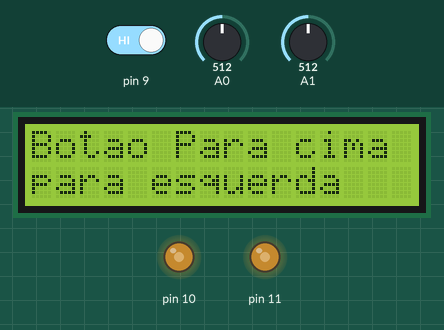
Recording of a sketch running on a simulated Arduino Uno, built with avr-gcc and run on an emulated ATmega328P. Parts: 16×2 character LCD, output pins drawn as LEDs (lit = HIGH). The test bench sets the inputs (shaded band); at power-on: A1 = 512, A0 = 512, pin 9 HIGH. What the sketch prints to the serial monitor is not drawn.

Above: at 1.2 s.
1.3 s: A1 set to 716
At 2.0 s:
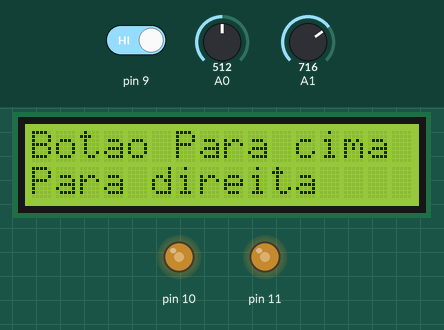
3.7 s: A0 set to 122
At 4.2 s:
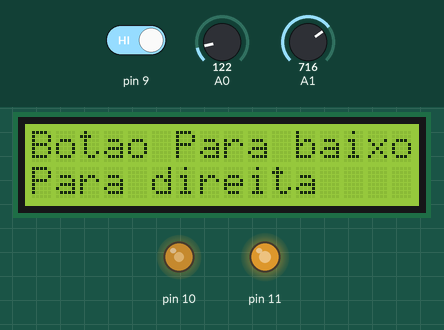
6.3 s: A1 set to 511
At 6.8 s:
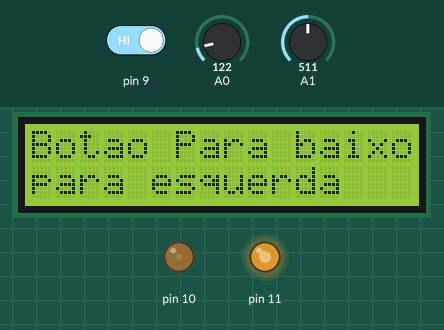
9.0 s: pin 9 driven LOW
At 9.5 s:
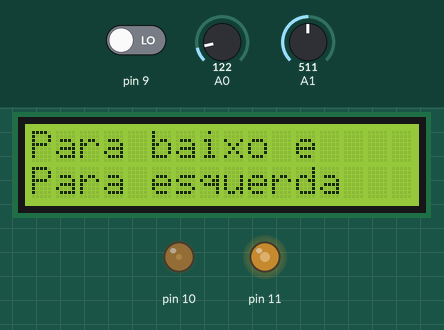
12.1 s: A0 set to 519
At 12.7 s:
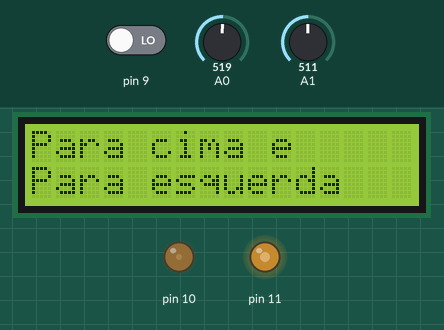
14.8 s: A1 set to 900
At 15.3 s:
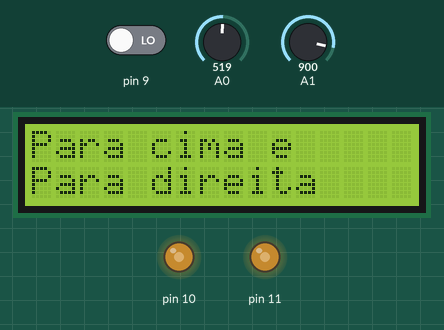
Timing chart, 0 to 17.8 s (numbered marks = the images above; inputs shaded):
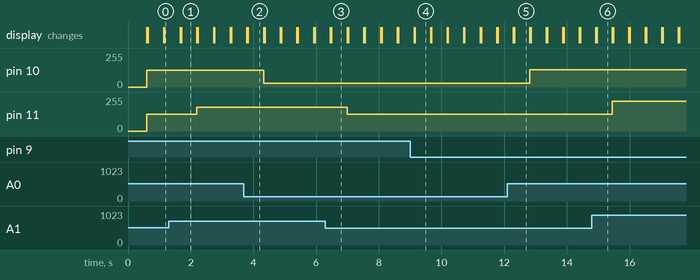

Measured:
- after the input at 1.3 s, pin 11: 127/255 → 178/255 after 0.90 s; the display: first differs from a run without the input after 0.39 s (image 1)
- after the input at 3.7 s, pin 10: 127/255 → 30/255 after 0.63 s; the display: first differs from a run without the input after 0.12 s (image 2)
- after the input at 6.3 s, pin 11: 178/255 → 127/255 after 0.69 s; the display: first differs from a run without the input after 0.19 s (image 3)
- after the input at 9.0 s, the display: first differs from a run without the input after 0.15 s (image 4)
- after the input at 12.1 s, pin 10: 30/255 → 129/255 after 0.72 s; the display: first differs from a run without the input after 0.22 s (image 5)
- after the input at 14.8 s, pin 11: 127/255 → 224/255 after 0.66 s; the display: first differs from a run without the input after 0.15 s (image 6)
- what the display in image 1 shows lasts 0.5 s, from 1.7 s to 2.2 s

The sketch:

JOYSTICK_LCDI2C_LED.ino
```cpp
#include <Wire.h>
#include <LiquidCrystal_I2C.h>

#define endereco  0x3F
#define colunas   16
#define linhas    2

LiquidCrystal_I2C lcd(endereco, colunas, linhas);

int botao = 0;
int poten1 = 0;
int poten2 = 0;
int digitalInput=0;
float LED1 = 0;
float LED2 = 0;

void setup()
{
  pinMode(A0, INPUT);
  pinMode(A1, INPUT);
  pinMode(9, INPUT);
  pinMode(10, OUTPUT);
  pinMode(11, OUTPUT);
  Serial.begin(9600);
  lcd.init(); // INICIA A COMUNICAÇÃO COM O DISPLAY
  lcd.backlight(); // LIGA A ILUMINAÇÃO DO DISPLAY
  lcd.clear(); // LIMPA O DISPLAY
}

void loop()
{
  poten1 = analogRead(A0);
  poten2 = analogRead(A1);
  botao = digitalRead(9);


  if (poten1 == 509 && poten2 == 515 && botao == LOW)
  {
    lcd.setCursor(0,0);
    lcd.print("CENTRO");
    lcd.clear();
    LED1 = poten1/4.01567;
    LED2 = poten2/4.01567;
    analogWrite(10, LED1);
    analogWrite(11, LED2);
  }
  else if (poten1 == 509 && poten2 == 515 && botao == HIGH)
  {
    lcd.setCursor(0,0);
    lcd.print("CENTRO");
    lcd.setCursor(0,1);
    lcd.print("BOTAO PRESS");
    lcd.clear();
    LED1 = poten1/4.01567;
    LED2 = poten2/4.01567;
    analogWrite(10, LED1);
    analogWrite(11, LED2);
  }
  else if(poten1 > 509 && poten2 > 515 && botao == LOW)
  {
    lcd.setCursor(0,0);
    lcd.print("Para cima e");
    lcd.setCursor(0,1);
    lcd.print("Para direita");
    Serial.println("Para cima e para direita");
    delay(500);
    lcd.clear();
    LED1 = poten1/4.01567;
    LED2 = poten2/4.01567;
    analogWrite(10, LED1);
    analogWrite(11, LED2);
  }
  else if(poten1 > 509 && poten2 < 515 && botao == LOW)
  {
    lcd.setCursor(0,0);
    lcd.print("Para cima e");
    lcd.setCursor(0,1);
    lcd.print("Para esquerda");
    Serial.println("Para cima e para esquerda");
    delay(500);
    lcd.clear();
    LED1 = poten1/4.01567;
    LED2 = poten2/4.01567;
    analogWrite(10, LED1);
    analogWrite(11, LED2);
  }
  else if(poten1 < 509 && poten2 < 515 && botao == LOW)
  {
    lcd.setCursor(0,0);
    lcd.print("Para baixo e");
    lcd.setCursor(0,1);
    lcd.print("Para esquerda");
    Serial.println("Para baixo e para esquerda");
    delay(500);
    lcd.clear();
    LED1 = poten1/4.01567;
    LED2 = poten2/4.01567;
    analogWrite(10, LED1);
    analogWrite(11, LED2);
  }
  else if(poten1 < 509 && poten2 > 515 && botao == LOW)
  {
    lcd.setCursor(0,0);
    lcd.print("Para baixo e");
    lcd.setCursor(0,1);
    lcd.print("Para direita");
    Serial.println("Para baixo e para direita");
    delay(500);
    lcd.clear();
    LED1 = poten1/4.01567;
    LED2 = poten2/4.01567;
    analogWrite(10, LED1);
    analogWrite(11, LED2);
  }
  else if(poten1 > 509 && poten2 > 515 && botao == HIGH)
  {
    lcd.setCursor(0,0);
    lcd.print("Botao Para cima e");
    lcd.setCursor(0,1);
    lcd.print("Para direita");
    Serial.println("Para cima e para direita");
    delay(500);
    lcd.clear();
    LED1 = poten1/4.01567;
    LED2 = poten2/4.01567;
    analogWrite(10, LED1);
    analogWrite(11, LED2);
  }
  else if(poten1 > 509 && poten2 < 515 && botao == HIGH)
  {
    lcd.setCursor(0,0);
    lcd.print("Botao Para cima e");
    lcd.setCursor(0,1);
    lcd.print("para esquerda");
    Serial.println("Para cima e para esquerda");
    delay(500);
    lcd.clear();
    LED1 = poten1/4.01567;
    LED2 = poten2/4.01567;
    analogWrite(10, LED1);
    analogWrite(11, LED2);
  }
  else if(poten1 < 509 && poten2 < 515 && botao == HIGH)
  {
    lcd.setCursor(0,0);
    lcd.print("Botao Para baixo e");
    lcd.setCursor(0,1);
    lcd.print("para esquerda");
    Serial.println("Para baixo e para esquerda");
    delay(500);
    lcd.clear();
    LED1 = poten1/4.01567;
    LED2 = poten2/4.01567;
    analogWrite(10, LED1);
    analogWrite(11, LED2);
  }
  else if(poten1 < 509 && poten2 > 515 && botao == HIGH)
  {
    lcd.setCursor(0,0);
    lcd.print("Botao Para baixo e");
    lcd.setCursor(0,1);
    lcd.print("Para direita");
    Serial.println("Para baixo e para direita");
    delay(500);
    lcd.clear();
    LED1 = poten1/4.01567;
    LED2 = poten2/4.01567;
    analogWrite(10, LED1);
    analogWrite(11, LED2);
  }

}
```
